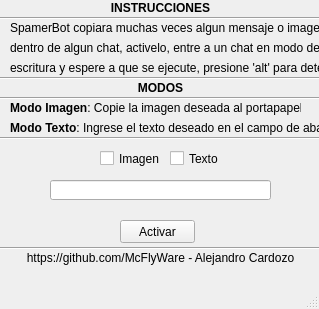
<?xml version="1.0" encoding="UTF-8"?>
<ui version="4.0">
 <class>MainWindow</class>
 <widget class="QMainWindow" name="MainWindow">
  <property name="geometry">
   <rect>
    <x>0</x>
    <y>0</y>
    <width>319</width>
    <height>309</height>
   </rect>
  </property>
  <property name="minimumSize">
   <size>
    <width>319</width>
    <height>309</height>
   </size>
  </property>
  <property name="maximumSize">
   <size>
    <width>319</width>
    <height>309</height>
   </size>
  </property>
  <property name="windowTitle">
   <string>SpamerBot</string>
  </property>
  <property name="windowIcon">
   <iconset>
    <normaloff>bot.ico</normaloff>bot.ico</iconset>
  </property>
  <widget class="QWidget" name="centralwidget">
   <widget class="QCheckBox" name="checkBoxImagen">
    <property name="geometry">
     <rect>
      <x>100</x>
      <y>150</y>
      <width>70</width>
      <height>17</height>
     </rect>
    </property>
    <property name="text">
     <string>Imagen</string>
    </property>
    <property name="autoExclusive">
     <bool>true</bool>
    </property>
    <property name="tristate">
     <bool>false</bool>
    </property>
   </widget>
   <widget class="QCheckBox" name="checkBoxTexto">
    <property name="geometry">
     <rect>
      <x>170</x>
      <y>150</y>
      <width>70</width>
      <height>17</height>
     </rect>
    </property>
    <property name="text">
     <string>Texto</string>
    </property>
    <property name="autoExclusive">
     <bool>true</bool>
    </property>
   </widget>
   <widget class="QPushButton" name="botonActivar">
    <property name="geometry">
     <rect>
      <x>120</x>
      <y>220</y>
      <width>75</width>
      <height>23</height>
     </rect>
    </property>
    <property name="text">
     <string>Activar</string>
    </property>
   </widget>
   <widget class="QLabel" name="label">
    <property name="geometry">
     <rect>
      <x>10</x>
      <y>100</y>
      <width>291</width>
      <height>16</height>
     </rect>
    </property>
    <property name="text">
     <string>&lt;html&gt;&lt;head/&gt;&lt;body&gt;&lt;p&gt;&lt;span style=&quot; font-weight:600;&quot;&gt;Modo Imagen&lt;/span&gt;: Copie la imagen deseada al portapapeles&lt;/p&gt;&lt;/body&gt;&lt;/html&gt;</string>
    </property>
   </widget>
   <widget class="QLabel" name="label_2">
    <property name="geometry">
     <rect>
      <x>10</x>
      <y>120</y>
      <width>311</width>
      <height>16</height>
     </rect>
    </property>
    <property name="text">
     <string>&lt;html&gt;&lt;head/&gt;&lt;body&gt;&lt;p&gt;&lt;span style=&quot; font-weight:600;&quot;&gt;Modo Texto&lt;/span&gt;: Ingrese el texto deseado en el campo de abajo&lt;/p&gt;&lt;/body&gt;&lt;/html&gt;</string>
    </property>
   </widget>
   <widget class="QLabel" name="label_3">
    <property name="geometry">
     <rect>
      <x>0</x>
      <y>80</y>
      <width>321</width>
      <height>16</height>
     </rect>
    </property>
    <property name="font">
     <font>
      <weight>75</weight>
      <bold>true</bold>
     </font>
    </property>
    <property name="text">
     <string>MODOS</string>
    </property>
    <property name="alignment">
     <set>Qt::AlignCenter</set>
    </property>
   </widget>
   <widget class="Line" name="line">
    <property name="geometry">
     <rect>
      <x>0</x>
      <y>90</y>
      <width>321</width>
      <height>16</height>
     </rect>
    </property>
    <property name="orientation">
     <enum>Qt::Horizontal</enum>
    </property>
   </widget>
   <widget class="Line" name="line_2">
    <property name="geometry">
     <rect>
      <x>0</x>
      <y>130</y>
      <width>321</width>
      <height>16</height>
     </rect>
    </property>
    <property name="orientation">
     <enum>Qt::Horizontal</enum>
    </property>
   </widget>
   <widget class="QLineEdit" name="textoInput">
    <property name="geometry">
     <rect>
      <x>50</x>
      <y>180</y>
      <width>221</width>
      <height>20</height>
     </rect>
    </property>
   </widget>
   <widget class="QLabel" name="label_4">
    <property name="geometry">
     <rect>
      <x>10</x>
      <y>250</y>
      <width>301</width>
      <height>16</height>
     </rect>
    </property>
    <property name="text">
     <string>https://github.com/McFlyWare - Alejandro Cardozo</string>
    </property>
    <property name="alignment">
     <set>Qt::AlignCenter</set>
    </property>
   </widget>
   <widget class="Line" name="line_3">
    <property name="geometry">
     <rect>
      <x>0</x>
      <y>240</y>
      <width>321</width>
      <height>16</height>
     </rect>
    </property>
    <property name="orientation">
     <enum>Qt::Horizontal</enum>
    </property>
   </widget>
   <widget class="Line" name="line_4">
    <property name="geometry">
     <rect>
      <x>0</x>
      <y>70</y>
      <width>321</width>
      <height>16</height>
     </rect>
    </property>
    <property name="orientation">
     <enum>Qt::Horizontal</enum>
    </property>
   </widget>
   <widget class="QLabel" name="label_5">
    <property name="geometry">
     <rect>
      <x>0</x>
      <y>0</y>
      <width>321</width>
      <height>16</height>
     </rect>
    </property>
    <property name="font">
     <font>
      <weight>75</weight>
      <bold>true</bold>
     </font>
    </property>
    <property name="text">
     <string>INSTRUCCIONES</string>
    </property>
    <property name="alignment">
     <set>Qt::AlignCenter</set>
    </property>
   </widget>
   <widget class="QLabel" name="label_6">
    <property name="geometry">
     <rect>
      <x>10</x>
      <y>20</y>
      <width>321</width>
      <height>16</height>
     </rect>
    </property>
    <property name="text">
     <string>&lt;html&gt;&lt;head/&gt;&lt;body&gt;&lt;p&gt;SpamerBot copiara muchas veces algun mensaje o imagen &lt;/p&gt;&lt;/body&gt;&lt;/html&gt;</string>
    </property>
   </widget>
   <widget class="QLabel" name="label_7">
    <property name="geometry">
     <rect>
      <x>10</x>
      <y>40</y>
      <width>321</width>
      <height>16</height>
     </rect>
    </property>
    <property name="text">
     <string>&lt;html&gt;&lt;head/&gt;&lt;body&gt;&lt;p&gt;dentro de algun chat, activelo, entre a un chat en modo de &lt;/p&gt;&lt;/body&gt;&lt;/html&gt;</string>
    </property>
   </widget>
   <widget class="QLabel" name="label_8">
    <property name="geometry">
     <rect>
      <x>10</x>
      <y>60</y>
      <width>321</width>
      <height>16</height>
     </rect>
    </property>
    <property name="text">
     <string>&lt;html&gt;&lt;head/&gt;&lt;body&gt;&lt;p&gt;escritura y espere a que se ejecute, presione 'alt' para detener&lt;/p&gt;&lt;/body&gt;&lt;/html&gt;</string>
    </property>
   </widget>
   <widget class="Line" name="line_5">
    <property name="geometry">
     <rect>
      <x>0</x>
      <y>10</y>
      <width>321</width>
      <height>16</height>
     </rect>
    </property>
    <property name="orientation">
     <enum>Qt::Horizontal</enum>
    </property>
   </widget>
  </widget>
  <widget class="QMenuBar" name="menubar">
   <property name="geometry">
    <rect>
     <x>0</x>
     <y>0</y>
     <width>319</width>
     <height>21</height>
    </rect>
   </property>
  </widget>
  <widget class="QStatusBar" name="statusbar"/>
 </widget>
 <resources/>
 <connections/>
</ui>
